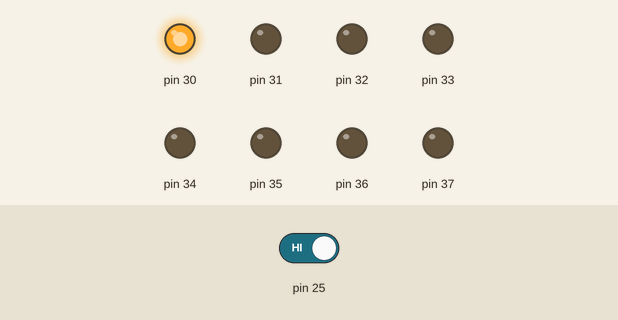
The sketch below on a simulated Arduino Mega 2560, built with avr-gcc and run on an emulated ATmega2560. Shown: output pins drawn as LEDs (lit = HIGH). Inputs (shaded band) come from the test bench; at power-on: pin 25 HIGH.

Above: at 1.2 s.
1.3 s: pin 25 driven LOW
At 1.9 s:
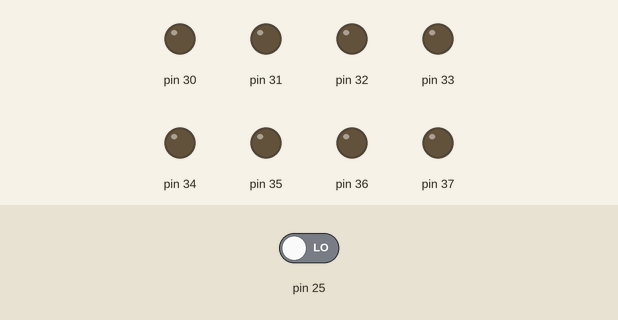
2.8 s: pin 25 driven HIGH
At 4.2 s:
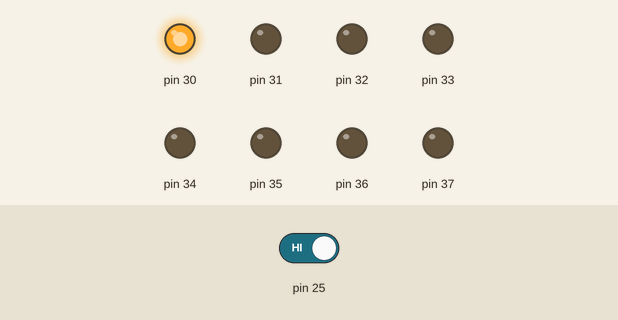
Timing chart, 0 to 5.8 s (numbered marks = the images above; inputs shaded):
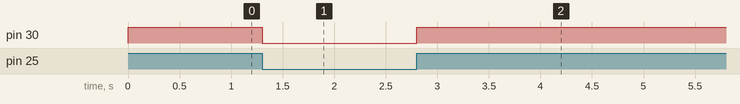

The sketch:

Slave_Child.ino
```cpp
/*
 Name:		Slave_Child.ino
 Created:	12/7/2021 11:58:48 AM
 Author:	juliezepernickjepsen
 Iteration: Test code for EM
*/

#define F_CPU 16000000
#include <avr/io.h>
#include <util/delay.h>

/*
* @brief Setup of pins and UART to baud rate 9600
* @returns void
* @Pin36 as output to MOSFET in HW.
*/
void setup() {
	DDRA = 0x00;			//SW ouput
	DDRC = 0xFF;			// input
}

void loop() {
	if ((PINA & 0b00001000) == 0) // hvis SW3 er trykket
	{
		digitalWrite(30, LOW);		//sæt alle ben på port C til 0

	}
	else
	{
		digitalWrite(30, HIGH);		//ellers sæt alle ben på port C til 1.
	}
}

//void setup() {
//	pinMode(36, OUTPUT);
//	Serial.begin(9600);
//	pinMode(PORTA7, INPUT);
//}
//
//void loop() {
//	if (digitalRead(PORTA7) == 1)
//	{
//		digitalWrite(PIN_A9, LOW);
//	}
//	else
//		digitalWrite(PIN_A9, HIGH);
//}
```

Measured:
- after the input at 1.3 s, pin 30: HIGH → LOW at once
- after the input at 2.8 s, pin 30: LOW → HIGH at once
